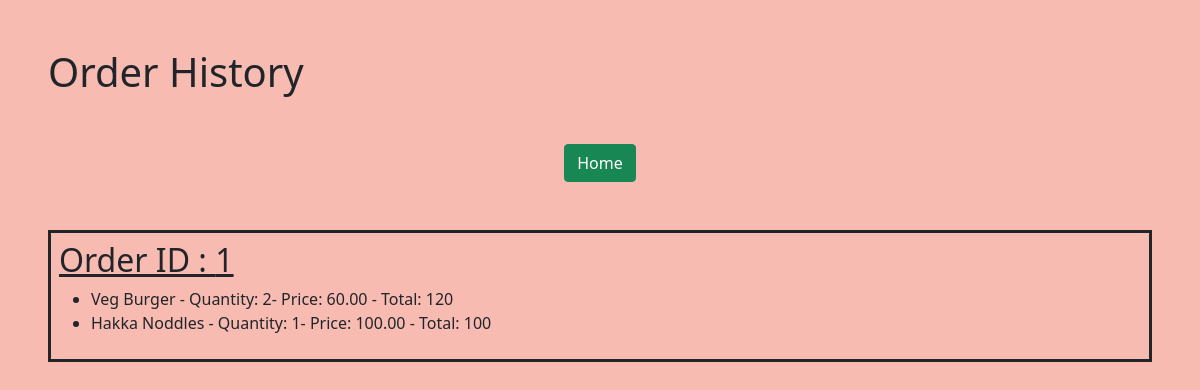
The page /orders/ (signed in) on the database as committed earlier.
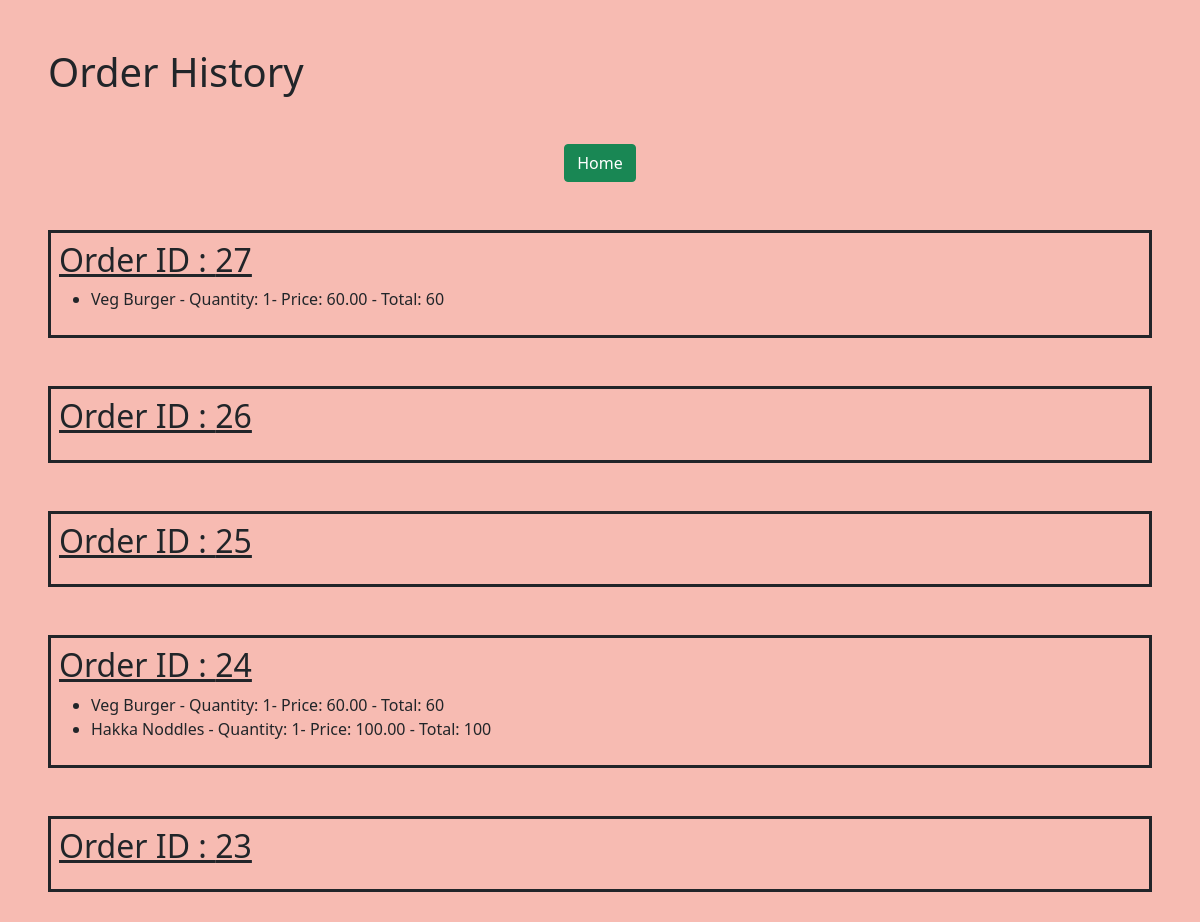
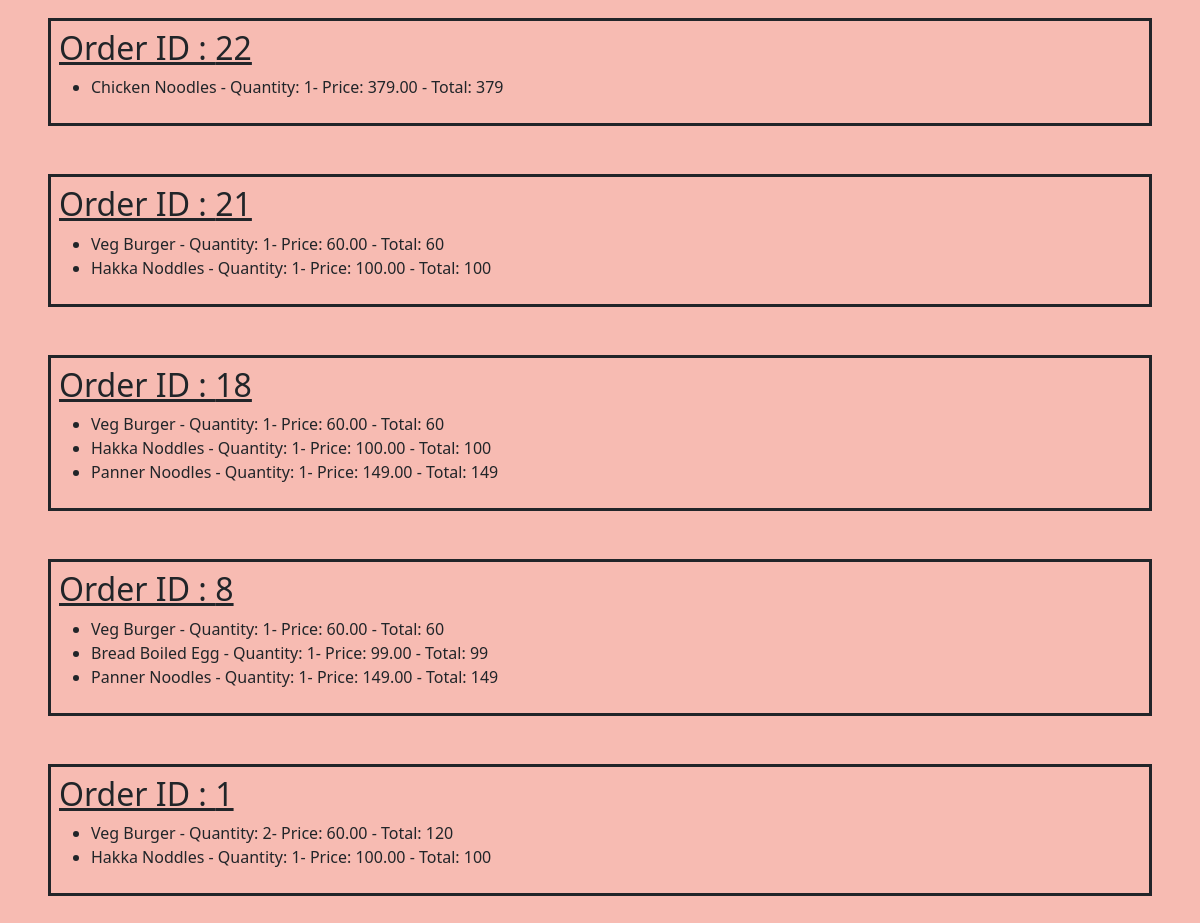
The same page on the database as committed later (2 pictures, top to bottom).
### Food/models.py (models this page shows, shortened)
class Order(models.Model):
    orderid = models.AutoField(primary_key=True)
    user = models.ForeignKey(User, on_delete=models.CASCADE)
    total_price = models.DecimalField(max_digits=10, decimal_places=2)
    date = models.DateTimeField(auto_now_add=True)
    contact = models.ForeignKey(Contact, on_delete=models.CASCADE)

class OrderItem(models.Model):
    food_name = models.CharField(max_length=50)
    orderid = models.ForeignKey(Order, on_delete=models.CASCADE)
    quantity = models.PositiveIntegerField(default=1)
    total = models.DecimalField(max_digits=10, decimal_places=2)
    status = models.CharField(max_length=50)

### Food/views.py (the view)
# urls.py: path('orders/',views.order_history,name='orders'),
@login_required
def order_history(request):
    orders = Order.objects.filter(user=request.user)
    order_items = defaultdict(list)
    for order in orders:
        items = OrderItem.objects.filter(orderid=order.orderid)
        x  = items.values_list('status','food_name','quantity','total')
        for i in range(len(x)):
            d = dict()
            d['status']=x[i][0]
            d['name']=x[i][1]
            d['quantity']=x[i][2]
            d['total']=x[i][3]
            order_items[order.orderid].append(d)
    context = []
    for order in orders:
        context.append((order, order_items.get(order.orderid, [])))
    context = list(reversed(context))
    return render(request, 'orders.html', {'context': context})

### Food/templates/orders.html (shortened to what this page needs)
{% load static %}
<!DOCTYPE html>
<html lang="en">
  <head>
    <link rel="stylesheet" href="../static/cssSample/bootstrap.min.css" />
  </head>
  <body style="background-color: #f7bbb2">
    <h1 class="m-5">Order History</h1>
    <div style="margin:auto;text-align: center;"><a href="{% url 'home' %}"> <button class="btn btn-success">Home</button></a></div>
    {% for order, items in context %}
    <div class="border border-3 border-dark m-5 p-2">
      <h2 style="text-decoration: underline">Order ID : {{ order.orderid }}</h2>
      <ul>
        {% for item in items %}
        <li>
          {{ item.name }} - Quantity: {{ item.quantity }}- Price: {{ item.total}} - Total: {% widthratio  item.quantity 1 item.total %}
        </li>
        {% endfor %}
      </ul>
    </div>
    {% endfor %}
  </body>
</html>

Rows that differ between the two databases and show on the page:
added Order: orderid "27", name "Veg Burger", quantity "1", total "60.00", quantity "60"
added Order: orderid "26"
added Order: orderid "25"
added Order: orderid "24", name "Veg Burger" "Hakka Noddles", quantity "1" "1", total "60.00" "100.00", quantity "60" "100"
added Order: orderid "23"
added Order: orderid "22"
added OrderItem: name "Chicken Noodles", quantity "1", total "379.00", quantity "379", shown under "22"
added Order: orderid "21", name "Veg Burger" "Hakka Noddles", quantity "1" "1", total "60.00" "100.00", quantity "60" "100"
added Order: orderid "18", name "Veg Burger" "Hakka Noddles" "Panner Noodles", quantity "1" "1" "1", total "60.00" "100.00" "149.00", quantity "60" "100" "149"
added Order: orderid "8", name "Veg Burger" "Panner Noodles", quantity "1" "1", total "60.00" "149.00", quantity "60" "149"
added OrderItem: name "Bread Boiled Egg", quantity "1", total "99.00", quantity "99", shown under "8"
